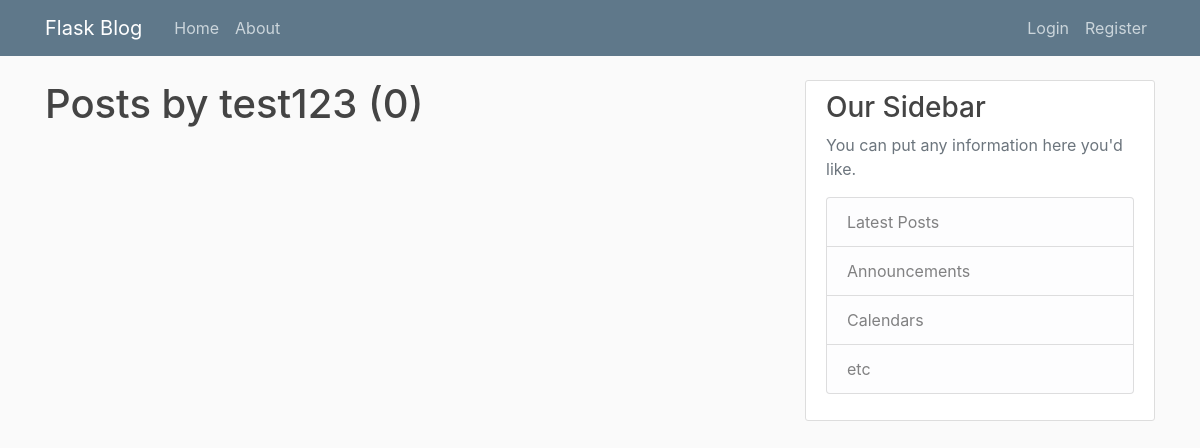
/user/test123, run on an earlier commit of the app's database.
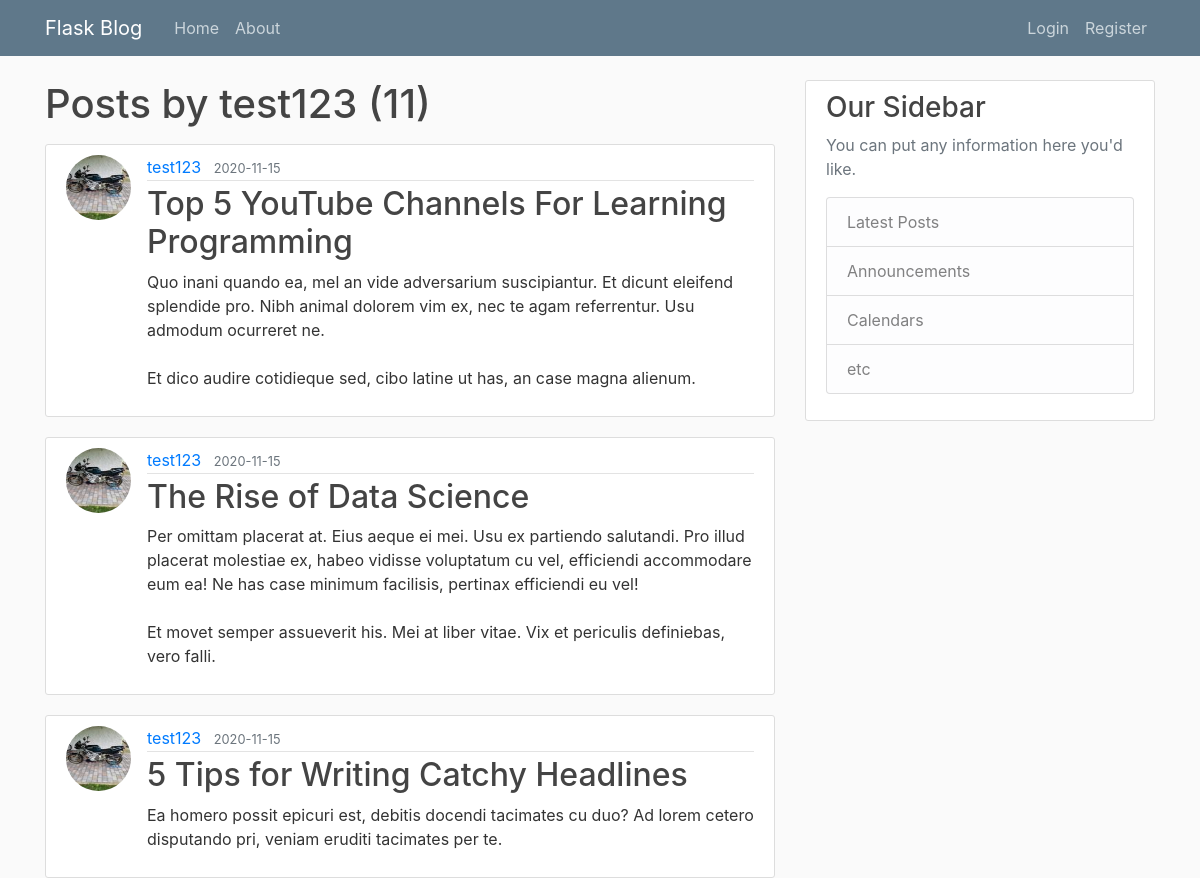
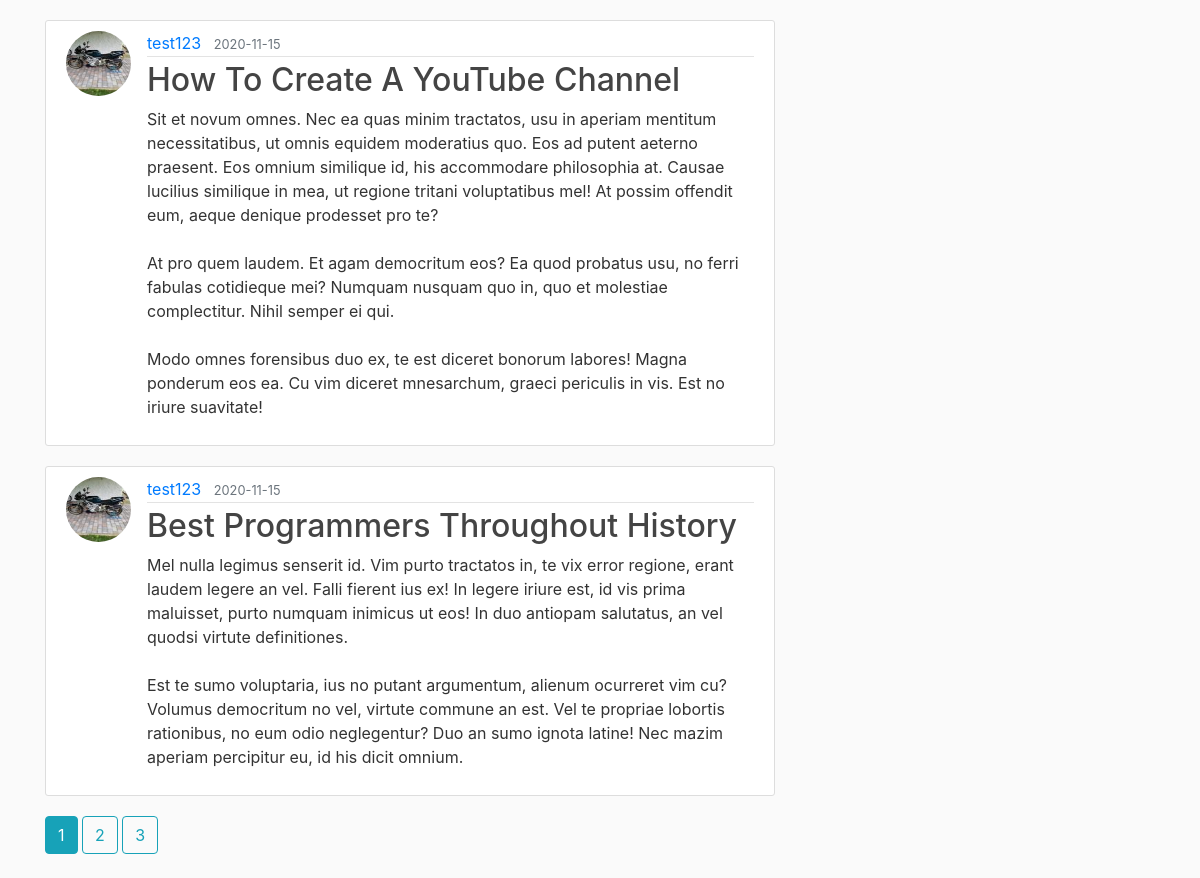
And on a later commit of the database (2 pictures, top to bottom).
### flaskblog/models.py (models this page shows, shortened)
class User(db.Model, UserMixin):
    id = db.Column(db.Integer, primary_key=True)
    username = db.Column(db.String(20), unique=True, nullable=False)
    email = db.Column(db.String(120), unique=True, nullable=False)
    image_file = db.Column(db.String(20), nullable=False, default='default.jpg')
    password = db.Column(db.String(60), nullable=False)
    posts = db.relationship('Post', backref='author', lazy='dynamic')

class Post(db.Model):
    id = db.Column(db.Integer, primary_key=True)
    title = db.Column(db.String(100), nullable=False)
    date_posted = db.Column(db.DateTime, nullable=False, default=datetime.utcnow)
    content = db.Column(db.Text, nullable=False)
    user_id = db.Column(db.Integer, db.ForeignKey('user.id'), nullable=False)

### flaskblog/routes.py (the view)
@app.route('/user/<string:username>')
def user_post(username):
    page = request.args.get('page', 1, type=int)
    user = User.query.filter_by(username=username).first_or_404()
    posts = Post.query.filter_by(author=user).order_by(Post.date_posted.desc()).paginate(per_page=5, page=page)
    return render_template('userpost.html', posts=posts, user= user)

### flaskblog/templates/userpost.html
{% extends "layout.html" %}
{% block content %}
<h1 class="mb-3">Posts by {{user.username}} ({{posts.total}})</h1>
    {%for post in posts.items%}
        <article class="media content-section">
            <img class="rounded-circle article-img" src="{{ url_for('static',filename='profile_pics/'+ post.author.image_file) }}">
          <div class="media-body">
            <div class="article-metadata">
              <a class="mr-2" href="{{url_for('user_post', username=post.author.username)}}">{{ post.author.username }}</a>
              <small class="text-muted">{{ post.date_posted.strftime('%Y-%m-%d') }}</small>
            </div>
            <h2><a class="article-title" href="{{url_for('post', post_id=post.id)}}">{{ post.title }}</a></h2>
            <p class="article-content">{{ post.content }}</p>
          </div>
        </article>
    {% endfor %}
    {% for page_num in posts.iter_pages(left_edge=1, right_edge=1, left_current=1, right_current=2) %}
        {% if page_num %}
            {% if posts.page == page_num %}
            <a class="btn btn-info mb-4" href="{{url_for('user_post', page= page_num, username=user.username)}}">{{page_num}}</a>
            {% else %}
            <a class="btn btn-outline-info mb-4" href="{{url_for('user_post', page= page_num, username=user.username)}}">{{page_num}}</a>
            {% endif %}
        {% else %}
            ...
        {% endif %}
    {% endfor %}
{% endblock content %}

### flaskblog/templates/layout.html (shortened to what this page needs)
<!DOCTYPE html>
<html lang="en">
<head>
    <link rel="stylesheet" href="https://cdn.jsdelivr.net/npm/bootstrap@4.5.3/dist/css/bootstrap.min.css">
    <link rel="stylesheet" type="text/css" href="{{url_for('static', filename='main.css')}}">
</head>
<body>
    <header class="site-header">
      <nav class="navbar navbar-expand-md navbar-dark bg-steel fixed-top">
        <div class="container">
          <a class="navbar-brand mr-4" href="/">Flask Blog</a>
          <div class="collapse navbar-collapse" id="navbarToggle">
            <div class="navbar-nav mr-auto">
              <a class="nav-item nav-link" href="{{url_for('home')}}">Home</a>
              <a class="nav-item nav-link" href="{{url_for('about')}}">About</a>
            </div>
            <div class="navbar-nav">
                {%if current_user.is_authenticated%}
                <a class="nav-item nav-link" href="{{url_for('new_post')}}">New Post</a>
                <a class="nav-item nav-link" href="{{url_for('account')}}">Account</a>
                <a class="nav-item nav-link" href="{{url_for('logout')}}">Logout</a>
                {%else%}
                <a class="nav-item nav-link" href="{{url_for('login')}}">Login</a>
                <a class="nav-item nav-link" href="{{url_for('register')}}">Register</a>
                {%endif%}
            </div>
          </div>
        </div>
      </nav>
    </header>
<main role="main" class="container">
  <div class="row">
    <div class="col-md-8">
      {% block content %}{% endblock %}
    </div>
    <div class="col-md-4">
      <div class="content-section">
        <h3>Our Sidebar</h3>
        <p class='text-muted'>You can put any information here you'd like.
          <ul class="list-group">
            <li class="list-group-item list-group-item-light">Latest Posts</li>
            <li class="list-group-item list-group-item-light">Announcements</li>
            <li class="list-group-item list-group-item-light">Calendars</li>
            <li class="list-group-item list-group-item-light">etc</li>
          </ul>
        </p>
      </div>
    </div>
  </div>
</main>
</body>
</html>

### flaskblog/static/main.css (style rules this page uses)
body { background: #fafafa; color: #333333; margin-top: 5rem; }
h1, h2, h3, h4, h5, h6 { color: #444444; }
.bg-steel { background-color: #5f788a; }
.site-header .navbar-nav .nav-link { color: #cbd5db; }
.content-section { background: #ffffff; padding: 10px 20px; border: 1px solid #dddddd; border-radius: 3px; margin-bottom: 20px; }
.article-title { color: #444444; }
.article-content { white-space: pre-line; }
.article-img { height: 65px; width: 65px; margin-right: 16px; }
.article-metadata { padding-bottom: 1px; margin-bottom: 4px; border-bottom: 1px solid #e3e3e3 }

What changed in the data, as far as the page shows it:
added Post: image_file (picture), author.username "test123", date_posted "2020-11-15", title "Top 5 YouTube Channels For Learning Programming", content "Quo inani quando ea, mel an vide adversarium suscipiantur. Et dicunt eleifend splendide pro. Nibh animal dolorem vim ex, nec te agam referrentur. Usu admodum ocurreret ne. Et dico audire cotidieque sed, cibo latine ut has, an case magna alienum."
added Post: image_file (picture), author.username "test123", date_posted "2020-11-15", title "The Rise of Data Science", content "Per omittam placerat at. Eius aeque ei mei. Usu ex partiendo salutandi. Pro illud placerat molestiae ex, habeo vidisse voluptatum cu vel, efficiendi accommodare eum ea! Ne has case minimum facilisis, pertinax efficiendi eu vel! Et movet semper assueverit his. Mei at liber vitae. Vix et periculis definiebas, vero falli."
added Post: image_file (picture), author.username "test123", date_posted "2020-11-15", title "5 Tips for Writing Catchy Headlines", content "Ea homero possit epicuri est, debitis docendi tacimates cu duo? Ad lorem cetero disputando pri, veniam eruditi tacimates per te."
added Post: image_file (picture), author.username "test123", date_posted "2020-11-15", title "How To Create A YouTube Channel", content "Sit et novum omnes. Nec ea quas minim tractatos, usu in aperiam mentitum necessitatibus, ut omnis equidem moderatius quo. Eos ad putent aeterno praesent. Eos omnium similique id, his accommodare philosophia at. Causae lucilius similique in mea, ut regione tritani voluptatibus mel! At possim offendit eum, aeque denique prodesset pro te? At pro quem laudem. Et agam democritum eos? Ea quod probatus usu, no ferri fabulas cotidieque mei? Numquam nusquam quo in, quo et molestiae complectitur. Nihil semper ei qui. Modo omnes forensibus duo ex, te est diceret bonorum labores! Magna ponderum eos ea. Cu vim diceret mnesarchum, graeci periculis in vis. Est no iriure suavitate!"
added Post: image_file (picture), author.username "test123", date_posted "2020-11-15", title "Best Programmers Throughout History", content "Mel nulla legimus senserit id. Vim purto tractatos in, te vix error regione, erant laudem legere an vel. Falli fierent ius ex! In legere iriure est, id vis prima maluisset, purto numquam inimicus ut eos! In duo antiopam salutatus, an vel quodsi virtute definitiones. Est te sumo voluptaria, ius no putant argumentum, alienum ocurreret vim cu? Volumus democritum no vel, virtute commune an est. Vel te propriae lobortis rationibus, no eum odio neglegentur? Duo an sumo ignota latine! Nec mazim aperiam percipitur eu, id his dicit omnium."
Also different on the page:
{{ posts.total }}: "0" → "11"
new list line: "1"
new list line: "2"
new list line: "3"
